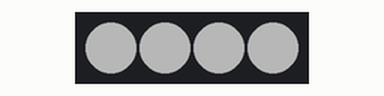
The sketch below on a simulated Arduino Uno, built with avr-gcc and run on an emulated ATmega328P. Shown: 4 RGB LEDs in strip order, left to right. Dim RGB values are drawn brighter than linear.

Above: at 0.15 s.
At 37.8 s:
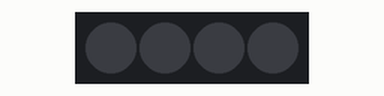
Timing chart, 0 to 40.0 s (numbered marks = the images above):
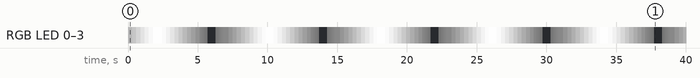

Measured:
- by itself, RGB LED 0–3: off → RGB(68, 68, 68) at 0.00 s, → RGB(96, 96, 96) 0.30 s later, → RGB(130, 130, 130) 0.30 s later, → RGB(167, 167, 167) 0.30 s later, … (210 changes in this stretch)

The sketch:

sea_glass.ino
```cpp
// (licence header left out)
#include <Adafruit_NeoPixel.h>

#define PIN 0
Adafruit_NeoPixel strip = Adafruit_NeoPixel(4, PIN, NEO_GRB + NEO_KHZ800);

void setup() {
  strip.begin();
  strip.show();
}

// Formula for breathing from...
//     https://sean.voisen.org/blog/2011/10/breathing-led-with-arduino/

void loop() {
  float val = (exp(sin(millis()*0.5/2000.0*PI)) - 0.36787944)*108.0;

  for(uint16_t i=0; i<strip.numPixels(); i++) {
    strip.setPixelColor(i, strip.Color(val, val, val));
  }

  strip.show();
}
```
